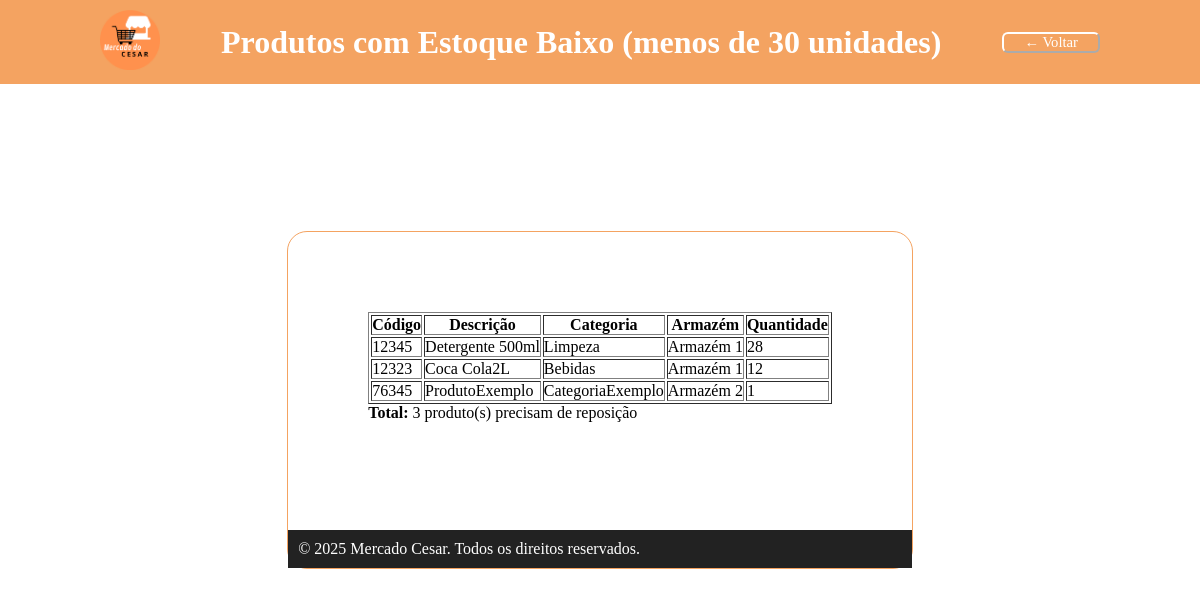
The app's page /estoque-baixo/ (signed in), older data.
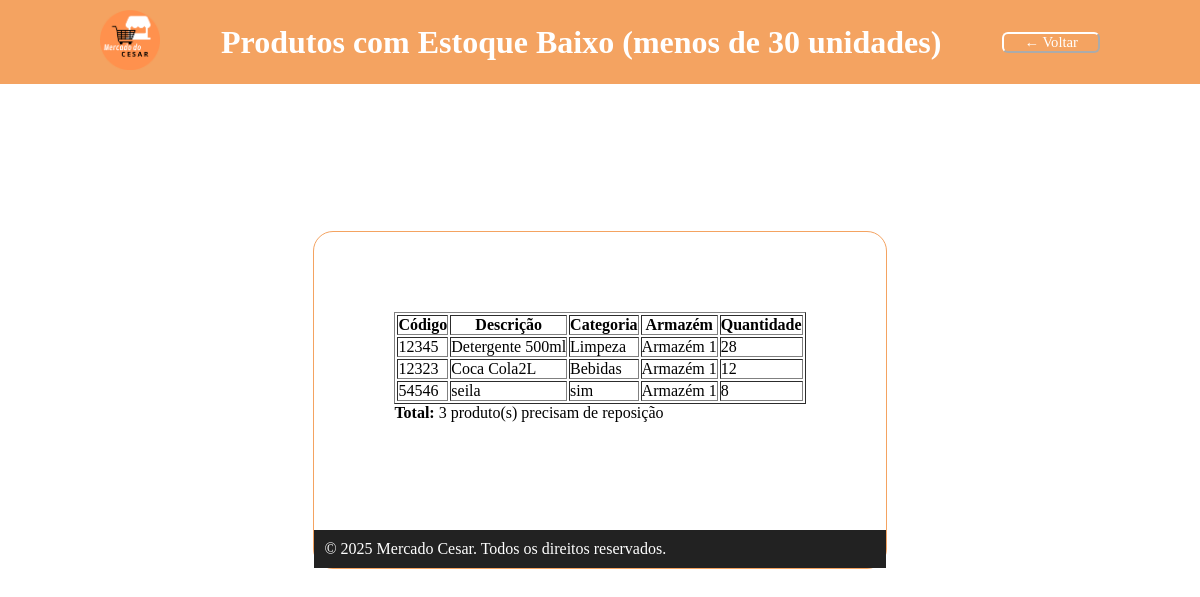
The same page, newer data.
### mercadocesar/models.py (models this page shows, shortened)
class Estoque(models.Model):
	produto = models.ForeignKey(Produto, on_delete=models.CASCADE)
	armazem = models.ForeignKey(Armazem, on_delete=models.CASCADE)
	quantidade = models.PositiveIntegerField()
	class Meta:
		unique_together = ('produto', 'armazem')
	@staticmethod
	def abaixo_estoque_minimo(minimo=30):
		return Estoque.objects.filter(quantidade__lt=minimo)

class Produto(models.Model):
	codigo = models.CharField(max_length=30, unique=True)
	descricao = models.CharField(max_length=200, blank=True, default="")
	categoria = models.CharField(max_length=50)
	preco_custo = models.DecimalField(max_digits=10, decimal_places=2)
	preco_venda = models.DecimalField(max_digits=10, decimal_places=2)
	unidade_medida = models.CharField(max_length=20)

class Armazem(models.Model):
	nome = models.CharField(max_length=100)
	endereco = models.CharField(max_length=200, blank=True)
	class Meta:
		verbose_name_plural = "Armazéns"

### mercadocesar/views.py (the view)
# urls.py: path('estoque-baixo/', estoque_baixo, name='estoque_baixo'),
@user_passes_test(lambda u: u.is_staff)
def estoque_baixo(request):
    estoques = Estoque.abaixo_estoque_minimo()
    return render(request, 'estoque_baixo.html', {'estoques': estoques})

### mercadocesar/templates/estoque_baixo.html (shortened to what this page needs)
<!DOCTYPE html>
{% load static %}
<html lang="pt-br">
<head>
    <link rel="stylesheet" href="{% static 'css/testelogin.css' %}">
</head>
<body>
    <header>
        <div class="logo">
            <img src="{% static 'img/Mercado.png' %}" alt="Logo Mercado Cesar">
        </div>
        <h1>Produtos com Estoque Baixo (menos de 30 unidades)</h1>
        <nav class="menu">
            <button class="login.popup"> <a href="{% url 'home' %}" class="cadastro">← Voltar</a></button>
        </nav>
    </header>
    <main class="regis">
        <div class="caixa">
 {% if estoques %}
        <table border="1">
            <tr>
                <th>Código</th>
                <th>Descrição</th>
                <th>Categoria</th>
                <th>Armazém</th>
                <th>Quantidade</th>
            </tr>
            {% for estoque in estoques %}
            <tr>
                <td>{{ estoque.produto.codigo }}</td>
                <td>{{ estoque.produto.descricao }}</td>
                <td>{{ estoque.produto.categoria }}</td>
                <td>{{ estoque.armazem.nome }}</td>
                <td>{{ estoque.quantidade }}</td>
            </tr>
            {% endfor %}
        </table>
        <p><strong>Total:</strong> {{ estoques|length }} produto(s) precisam de reposição</p>
    {% else %}
        <p>Todos os produtos estão com estoque adequado!</p>
    {% endif %}
    </div>
    <br>
    <footer>
            &copy; 2025 Mercado Cesar. Todos os direitos reservados.
    </footer>
</main>
</body>
</html>

### mercadocesar/static/css/testelogin.css (style rules this page uses)
* { margin: 0; padding: 0; box-sizing: border-box; font-family:verdana; }
body { background-color:white; display:flex; flex-direction: column; justify-content:center; align-items:center; min-height: 100vh; margin: 0px; }
header { text-decoration: none; position: fixed; top: 0; left: 0; width: 100%; padding: 10px 100px; display: flex; justify-content: space-between; align-items: center; z-index: 99; background-color:#f4a361; color:white; }
.logo img { width: 60px; height: auto; }
.menu a { position: relative; font-size: 1.1em; color: #fff; text-decoration: none; font-weight: 300px; margin-left: 0px; border:#fbfaf9; margin: 20px; }
.menu a::after { content: ''; position: absolute; left: 0; bottom: -6px; width: 100%; height: 3px; background: #fff; border-radius: 5px; transform-origin: right; transform: scaleX(0); transition: transform .5s; }
.regis { position: relative; background: transparent; border: 1px solid #f4a361; border-radius: 20px; justify-content: center; align-items: center; }
.regis .caixa { padding: 80px; min-height: 30%; }
button { background-color:#f4a361; color:white; border-radius: 6px; border-color:white; }
html { scroll-behavior: smooth; }
footer { position: relative; margin-top: 10px; padding: 10px; color: white; background-color: #222; }

Row changes from the older to the newer data that the page shows:
no longer on this page (row edited): Estoque: produto.codigo "76345", produto.descricao "ProdutoExemplo", produto.categoria "CategoriaExemplo", armazem.nome "Armazém 2", quantidade "1"
added Estoque: produto.codigo "54546", produto.descricao "seila", produto.categoria "sim", armazem.nome "Armazém 1", quantidade "8"
